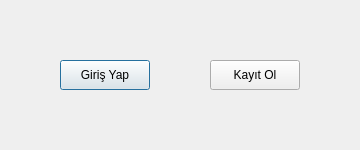
<?xml version="1.0" encoding="UTF-8"?>
<ui version="4.0">
 <class>Dialog</class>
 <widget class="QDialog" name="Dialog">
  <property name="geometry">
   <rect>
    <x>0</x>
    <y>0</y>
    <width>360</width>
    <height>150</height>
   </rect>
  </property>
  <property name="windowTitle">
   <string>Hastane Randevu</string>
  </property>
  <widget class="QPushButton" name="pushButton">
   <property name="geometry">
    <rect>
     <x>60</x>
     <y>60</y>
     <width>90</width>
     <height>30</height>
    </rect>
   </property>
   <property name="text">
    <string>Giriş Yap</string>
   </property>
  </widget>
  <widget class="QPushButton" name="pushButton_2">
   <property name="geometry">
    <rect>
     <x>210</x>
     <y>60</y>
     <width>90</width>
     <height>30</height>
    </rect>
   </property>
   <property name="text">
    <string>Kayıt Ol</string>
   </property>
  </widget>
 </widget>
 <resources/>
 <connections/>
</ui>
